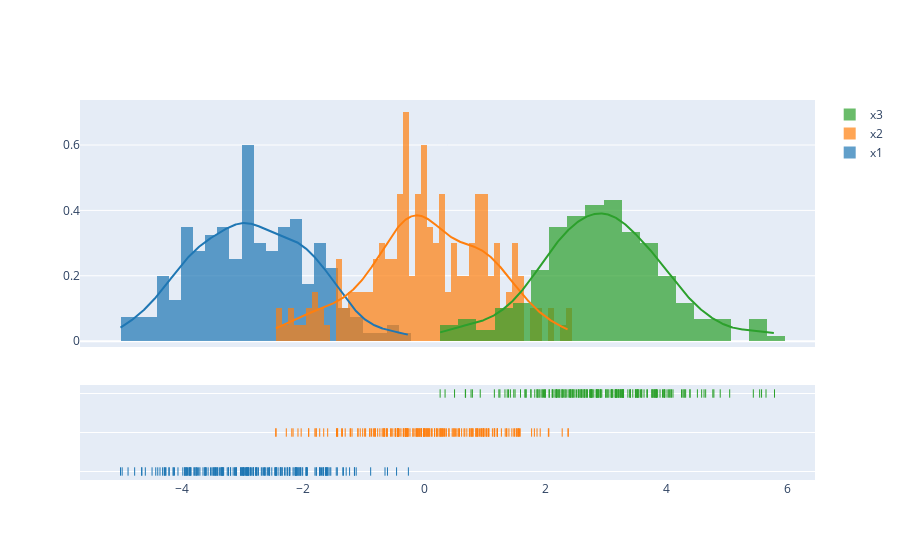

Notebook source saved alongside this figure:
### Markdown cell above
# DistPlot

### Code cell
import plotly.figure_factory as ff
x1= np.random.randn(200)-3
x2= np.random.randn(200)
x3= np.random.randn(200)+3

hist_data=[x1,x2,x3]
group_labels = ['x1','x2','x3']
fig = ff.create_distplot(hist_data=hist_data,group_labels=group_labels,bin_size=[0.2,0.1,0.3])
fig

### Figure 1 — Plotly figure (JSON) as saved in the notebook; plotly's stock layout.template omitted (floating-point values rounded to 4 significant figures; data arrays with more than 128 entries replaced by an {"elided": "..."} marker saying what was removed)
{"data": [{"autobinx": false, "histnorm": "probability density", "legendgroup": "x1", "marker": {"color": "rgb(31, 119, 180)"}, "name": "x1", "opacity": 0.7, "type": "histogram", "x": {"elided": "200 float values"}, "xaxis": "x", "xbins": {"end": -0.2656, "size": 0.2, "start": -5.022}, "yaxis": "y"}, {"autobinx": false, "histnorm": "probability density", "legendgroup": "x2", "marker": {"color": "rgb(255, 127, 14)"}, "name": "x2", "opacity": 0.7, "type": "histogram", "x": {"elided": "200 float values"}, "xaxis": "x", "xbins": {"end": 2.374, "size": 0.1, "start": -2.457}, "yaxis": "y"}, {"autobinx": false, "histnorm": "probability density", "legendgroup": "x3", "marker": {"color": "rgb(44, 160, 44)"}, "name": "x3", "opacity": 0.7, "type": "histogram", "x": {"elided": "200 float values"}, "xaxis": "x", "xbins": {"end": 5.784, "size": 0.3, "start": 0.259}, "yaxis": "y"}, {"legendgroup": "x1", "marker": {"color": "rgb(31, 119, 180)"}, "mode": "lines", "name": "x1", "showlegend": false, "type": "scatter", "x": {"elided": "500 float values"}, "xaxis": "x", "y": {"elided": "500 float values"}, "yaxis": "y"}, {"legendgroup": "x2", "marker": {"color": "rgb(255, 127, 14)"}, "mode": "lines", "name": "x2", "showlegend": false, "type": "scatter", "x": {"elided": "500 float values"}, "xaxis": "x", "y": {"elided": "500 float values"}, "yaxis": "y"}, {"legendgroup": "x3", "marker": {"color": "rgb(44, 160, 44)"}, "mode": "lines", "name": "x3", "showlegend": false, "type": "scatter", "x": {"elided": "500 float values"}, "xaxis": "x", "y": {"elided": "500 float values"}, "yaxis": "y"}, {"legendgroup": "x1", "marker": {"color": "rgb(31, 119, 180)", "symbol": "line-ns-open"}, "mode": "markers", "name": "x1", "showlegend": false, "type": "scatter", "x": {"elided": "200 float values"}, "xaxis": "x", "y": {"elided": "200 str values"}, "yaxis": "y2"}, {"legendgroup": "x2", "marker": {"color": "rgb(255, 127, 14)", "symbol": "line-ns-open"}, "mode": "markers", "name": "x2", "showlegend": false, "type": "scatter", "x": {"elided": "200 float values"}, "xaxis": "x", "y": {"elided": "200 str values"}, "yaxis": "y2"}, {"legendgroup": "x3", "marker": {"color": "rgb(44, 160, 44)", "symbol": "line-ns-open"}, "mode": "markers", "name": "x3", "showlegend": false, "type": "scatter", "x": {"elided": "200 float values"}, "xaxis": "x", "y": {"elided": "200 str values"}, "yaxis": "y2"}], "layout": {"barmode": "overlay", "hovermode": "closest", "legend": {"traceorder": "reversed"}, "xaxis": {"anchor": "y2", "domain": [0, 1], "zeroline": false}, "yaxis": {"anchor": "free", "domain": [0.35, 1], "position": 0}, "yaxis2": {"anchor": "x", "domain": [0, 0.25], "dtick": 1, "showticklabels": false}}}
